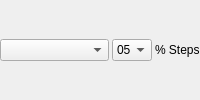
             <widget class="QWidget" name="page_Quantiles">
              <layout class="QGridLayout" name="gridLayout_14">
               <property name="leftMargin">
                <number>0</number>
               </property>
               <property name="topMargin">
                <number>0</number>
               </property>
               <property name="rightMargin">
                <number>0</number>
               </property>
               <property name="bottomMargin">
                <number>0</number>
               </property>
               <property name="spacing">
                <number>3</number>
               </property>
               <item row="0" column="1">
                <widget class="QComboBox" name="comboBox_ResPlo_Quant_Steps">
                 <property name="maximumSize">
                  <size>
                   <width>40</width>
                   <height>16777215</height>
                  </size>
                 </property>
                 <item>
                  <property name="text">
                   <string>05</string>
                  </property>
                 </item>
                 <item>
                  <property name="text">
                   <string>10</string>
                  </property>
                 </item>
                 <item>
                  <property name="text">
                   <string>20</string>
                  </property>
                 </item>
                 <item>
                  <property name="text">
                   <string>25</string>
                  </property>
                 </item>
                 <item>
                  <property name="text">
                   <string>50</string>
                  </property>
                 </item>
                </widget>
               </item>
               <item row="0" column="2">
                <widget class="QLabel" name="label_30">
                 <property name="sizePolicy">
                  <sizepolicy hsizetype="Fixed" vsizetype="Fixed">
                   <horstretch>0</horstretch>
                   <verstretch>0</verstretch>
                  </sizepolicy>
                 </property>
                 <property name="text">
                  <string>% Steps</string>
                 </property>
                </widget>
               </item>
               <item row="0" column="0">
                <widget class="QComboBox" name="comboBox_ResPlo_Quant_Typ"/>
               </item>
              </layout>
             </widget>
